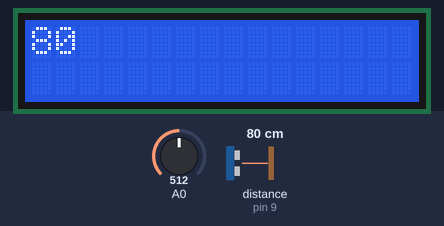
A sketch run on a simulated Arduino Uno, built with avr-gcc and run on an emulated ATmega328P. Parts: 16×2 character LCD. Wiring (inferred from the names in the program): ultrasonic range finder: trigger pin 8; echo pin 9. The test bench sets the inputs (shaded band); at power-on: distance to the obstacle (sensor on pin 9) 80 cm, A0 = 512. The echo pulse lasts 58.3 µs per cm; what the sketch prints to the serial monitor is not drawn.

Above: at 1.2 s.
1.3 s: distance to the obstacle (sensor on pin 9) set to 250 cm
At 2.4 s:
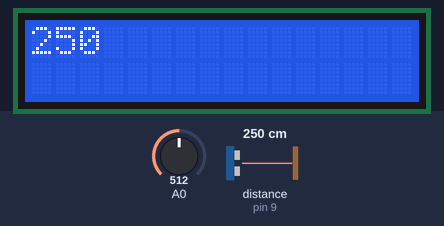
2.9 s: distance to the obstacle (sensor on pin 9) set to 60 cm
At 3.7 s:
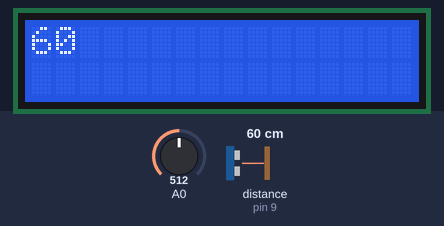
5.9 s: distance to the obstacle (sensor on pin 9) set to 2 cm
At 6.7 s:
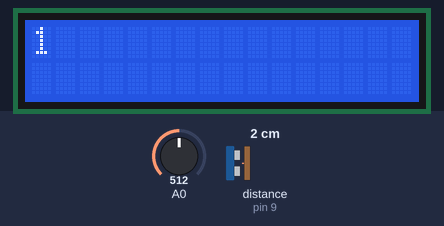
Timing chart, 0 to 8.9 s (numbered marks = the images above; inputs shaded):
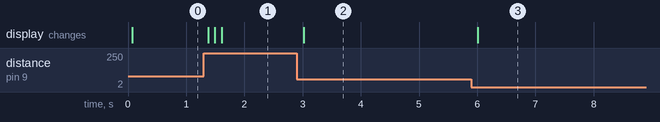

The sketch:

lcd.ino
```cpp
#include <LiquidCrystal.h>

LiquidCrystal lcd(2, 3, 4, 5, 6, 7);

const int trig = 8;
const int echo = 9;

void setup() {
  pinMode(trig, OUTPUT);
  pinMode(echo, INPUT);
  lcd.begin(16, 2);
  Serial.begin(9600);
}

void loop() {

  digitalWrite(trig, HIGH);
  delayMicroseconds(10);
  digitalWrite(trig, LOW);
  int pulse = pulseIn(echo, HIGH);
  lcd.clear();
  lcd.print(pulse/29/2);
  Serial.print(analogRead(A0));
  delay(100);
}
```

Measured:
- after the input at 1.3 s, the display: changes after 0.08 s (image 1)
- after the input at 2.9 s, the display: changes after 0.12 s (image 2)
- after the input at 5.9 s, the display: changes after 0.11 s (image 3)
